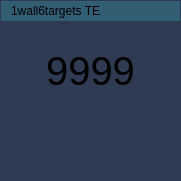
                    <widget class="QFrame" name="bench_frame_15">
                     <property name="geometry">
                      <rect>
                       <x>630</x>
                       <y>660</y>
                       <width>181</width>
                       <height>181</height>
                      </rect>
                     </property>
                     <property name="styleSheet">
                      <string notr="true">background-color:#2f3b52</string>
                     </property>
                     <property name="frameShape">
                      <enum>QFrame::HLine</enum>
                     </property>
                     <property name="frameShadow">
                      <enum>QFrame::Raised</enum>
                     </property>
                     <widget class="QLabel" name="lblBench_15">
                      <property name="geometry">
                       <rect>
                        <x>0</x>
                        <y>40</y>
                        <width>181</width>
                        <height>61</height>
                       </rect>
                      </property>
                      <property name="font">
                       <font>
                        <pointsize>30</pointsize>
                        <italic>false</italic>
                        <bold>false</bold>
                       </font>
                      </property>
                      <property name="styleSheet">
                       <string notr="true">background-color: #2f3b52; font: 63 30pt 'Segoe UI Semibold'</string>
                      </property>
                      <property name="text">
                       <string>9999</string>
                      </property>
                      <property name="alignment">
                       <set>Qt::AlignCenter</set>
                      </property>
                     </widget>
                     <widget class="QLabel" name="indexLbl_15">
                      <property name="geometry">
                       <rect>
                        <x>1</x>
                        <y>1</y>
                        <width>179</width>
                        <height>20</height>
                       </rect>
                      </property>
                      <property name="styleSheet">
                       <string notr="true">background-color:#315e73</string>
                      </property>
                      <property name="text">
                       <string>1wall6targets TE</string>
                      </property>
                      <property name="indent">
                       <number>10</number>
                      </property>
                     </widget>
                     <widget class="QWidget" name="graphWidget_15" native="true">
                      <property name="geometry">
                       <rect>
                        <x>0</x>
                        <y>90</y>
                        <width>181</width>
                        <height>91</height>
                       </rect>
                      </property>
                     </widget>
                    </widget>
